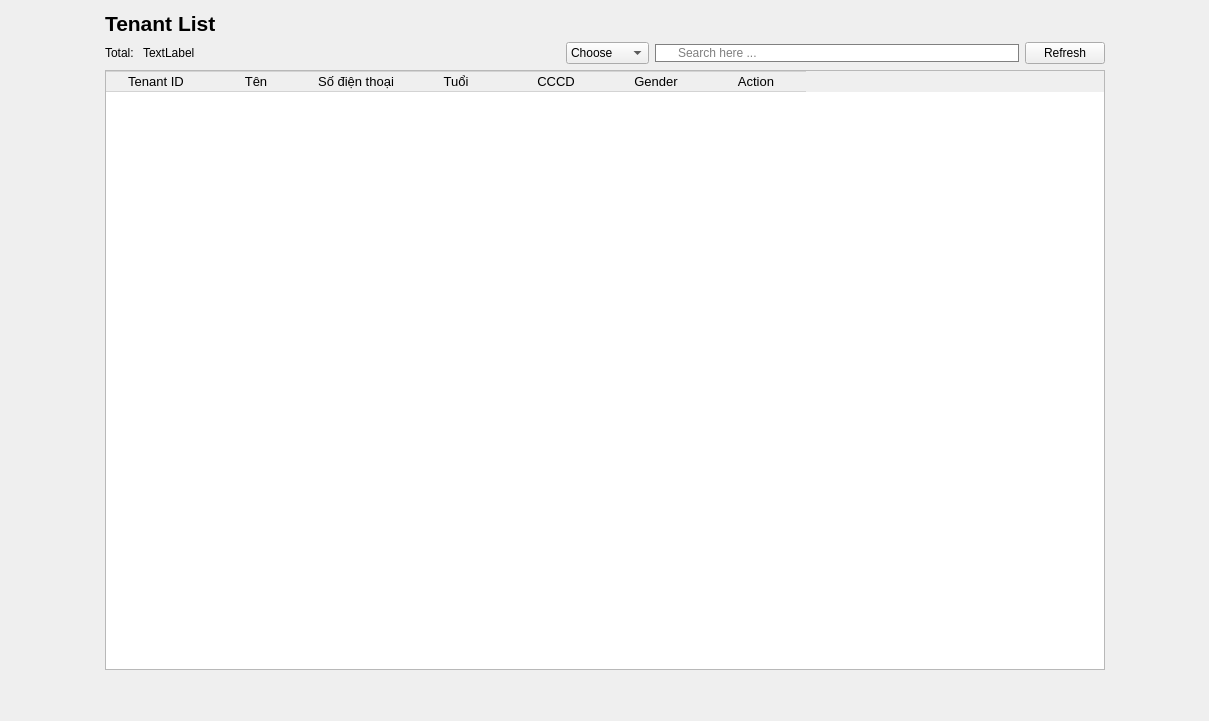
             <widget class="QWidget" name="page_3">
              <layout class="QHBoxLayout" name="horizontalLayout_46">
               <item>
                <spacer name="horizontalSpacer_32">
                 <property name="orientation">
                  <enum>Qt::Orientation::Horizontal</enum>
                 </property>
                 <property name="sizeHint" stdset="0">
                  <size>
                   <width>94</width>
                   <height>20</height>
                  </size>
                 </property>
                </spacer>
               </item>
               <item>
                <layout class="QVBoxLayout" name="verticalLayout_7">
                 <item>
                  <layout class="QHBoxLayout" name="horizontalLayout_11">
                   <item>
                    <widget class="QLabel" name="label_7">
                     <property name="font">
                      <font>
                       <pointsize>16</pointsize>
                       <bold>true</bold>
                      </font>
                     </property>
                     <property name="text">
                      <string>Tenant List</string>
                     </property>
                    </widget>
                   </item>
                   <item>
                    <spacer name="horizontalSpacer_8">
                     <property name="orientation">
                      <enum>Qt::Orientation::Horizontal</enum>
                     </property>
                     <property name="sizeHint" stdset="0">
                      <size>
                       <width>40</width>
                       <height>20</height>
                      </size>
                     </property>
                    </spacer>
                   </item>
                  </layout>
                 </item>
                 <item>
                  <layout class="QHBoxLayout" name="horizontalLayout_8">
                   <item>
                    <layout class="QHBoxLayout" name="horizontalLayout_10">
                     <item>
                      <widget class="QLabel" name="label_6">
                       <property name="text">
                        <string>Total: </string>
                       </property>
                      </widget>
                     </item>
                     <item>
                      <widget class="QLabel" name="totaltenant">
                       <property name="text">
                        <string>TextLabel</string>
                       </property>
                      </widget>
                     </item>
                    </layout>
                   </item>
                   <item>
                    <spacer name="horizontalSpacer_7">
                     <property name="orientation">
                      <enum>Qt::Orientation::Horizontal</enum>
                     </property>
                     <property name="sizeHint" stdset="0">
                      <size>
                       <width>40</width>
                       <height>20</height>
                      </size>
                     </property>
                    </spacer>
                   </item>
                   <item>
                    <widget class="QComboBox" name="CBST">
                     <item>
                      <property name="text">
                       <string>Choose</string>
                      </property>
                     </item>
                     <item>
                      <property name="text">
                       <string>Tenant ID</string>
                      </property>
                     </item>
                     <item>
                      <property name="text">
                       <string>Tên</string>
                      </property>
                     </item>
                     <item>
                      <property name="text">
                       <string>Nam</string>
                      </property>
                     </item>
                     <item>
                      <property name="text">
                       <string>Nữ</string>
                      </property>
                     </item>
                    </widget>
                   </item>
                   <item>
                    <widget class="QLineEdit" name="LineEditSearchTenant">
                     <property name="styleSheet">
                      <string notr="true">QLineEdit{
padding-left:20px;
border: 1px solid gray;
border-radius: 10px;
}</string>
                     </property>
                     <property name="placeholderText">
                      <string>Search here ...</string>
                     </property>
                    </widget>
                   </item>
                   <item>
                    <widget class="QPushButton" name="RefTenantbtn">
                     <property name="text">
                      <string>Refresh</string>
                     </property>
                     <property name="icon">
                      <iconset resource="Icon.qrc">
                       <normaloff>:/new/prefix1/Resources/reload.png</normaloff>:/new/prefix1/Resources/reload.png</iconset>
                     </property>
                    </widget>
                   </item>
                  </layout>
                 </item>
                 <item>
                  <widget class="QTableWidget" name="TenantTable">
                   <property name="minimumSize">
                    <size>
                     <width>1000</width>
                     <height>600</height>
                    </size>
                   </property>
                   <property name="font">
                    <font>
                     <pointsize>10</pointsize>
                    </font>
                   </property>
                   <property name="styleSheet">
                    <string notr="true">QPushButton{
 	border: none;
}
QTableWidget::item {
       border-right: none;
       border-left: none;
       border-bottom: 1px solid #D3D3D3;
}
QHeaderView::section {
       border: 1px solid #D3D3D3; 
       border-right: none;      
       border-left: none;       
}</string>
                   </property>
                   <property name="editTriggers">
                    <set>QAbstractItemView::EditTrigger::NoEditTriggers</set>
                   </property>
                   <property name="alternatingRowColors">
                    <bool>true</bool>
                   </property>
                   <property name="selectionMode">
                    <enum>QAbstractItemView::SelectionMode::NoSelection</enum>
                   </property>
                   <column>
                    <property name="text">
                     <string>Tenant ID</string>
                    </property>
                    <property name="font">
                     <font>
                      <pointsize>10</pointsize>
                     </font>
                    </property>
                   </column>
                   <column>
                    <property name="text">
                     <string>Tên</string>
                    </property>
                    <property name="font">
                     <font>
                      <pointsize>10</pointsize>
                     </font>
                    </property>
                   </column>
                   <column>
                    <property name="text">
                     <string>Số điện thoại</string>
                    </property>
                    <property name="font">
                     <font>
                      <pointsize>10</pointsize>
                     </font>
                    </property>
                   </column>
                   <column>
                    <property name="text">
                     <string>Tuổi</string>
                    </property>
                    <property name="font">
                     <font>
                      <pointsize>10</pointsize>
                     </font>
                    </property>
                   </column>
                   <column>
                    <property name="text">
                     <string>CCCD</string>
                    </property>
                    <property name="font">
                     <font>
                      <pointsize>10</pointsize>
                     </font>
                    </property>
                   </column>
                   <column>
                    <property name="text">
                     <string>Gender</string>
                    </property>
                   </column>
                   <column>
                    <property name="text">
                     <string>Action</string>
                    </property>
                    <property name="font">
                     <font>
                      <pointsize>10</pointsize>
                     </font>
                    </property>
                   </column>
                  </widget>
                 </item>
                 <item>
                  <spacer name="verticalSpacer_6">
                   <property name="orientation">
                    <enum>Qt::Orientation::Vertical</enum>
                   </property>
                   <property name="sizeHint" stdset="0">
                    <size>
                     <width>20</width>
                     <height>40</height>
                    </size>
                   </property>
                  </spacer>
                 </item>
                </layout>
               </item>
               <item>
                <spacer name="horizontalSpacer_33">
                 <property name="orientation">
                  <enum>Qt::Orientation::Horizontal</enum>
                 </property>
                 <property name="sizeHint" stdset="0">
                  <size>
                   <width>93</width>
                   <height>20</height>
                  </size>
                 </property>
                </spacer>
               </item>
              </layout>
             </widget>
